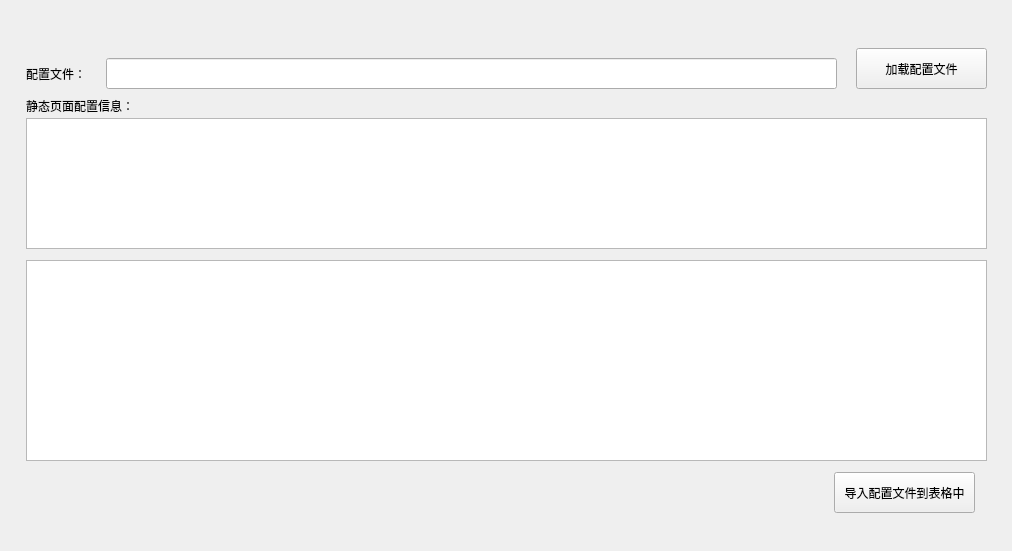
<?xml version="1.0" encoding="UTF-8"?>
<ui version="4.0">
 <class>XXGKStaticInfoForm</class>
 <widget class="QWidget" name="XXGKStaticInfoForm">
  <property name="geometry">
   <rect>
    <x>0</x>
    <y>0</y>
    <width>1012</width>
    <height>551</height>
   </rect>
  </property>
  <property name="windowTitle">
   <string>信息公开静态信息检测</string>
  </property>
  <widget class="QLineEdit" name="ProfileLineEdit">
   <property name="geometry">
    <rect>
     <x>106</x>
     <y>58</y>
     <width>731</width>
     <height>31</height>
    </rect>
   </property>
  </widget>
  <widget class="QLabel" name="TipInfoLbl">
   <property name="geometry">
    <rect>
     <x>26</x>
     <y>98</y>
     <width>131</width>
     <height>16</height>
    </rect>
   </property>
   <property name="text">
    <string>静态页面配置信息：</string>
   </property>
  </widget>
  <widget class="QTextEdit" name="ScanTextEdit">
   <property name="geometry">
    <rect>
     <x>26</x>
     <y>118</y>
     <width>961</width>
     <height>131</height>
    </rect>
   </property>
  </widget>
  <widget class="QPushButton" name="DoScanProfileBtn">
   <property name="geometry">
    <rect>
     <x>856</x>
     <y>48</y>
     <width>131</width>
     <height>41</height>
    </rect>
   </property>
   <property name="text">
    <string>加载配置文件</string>
   </property>
  </widget>
  <widget class="QLabel" name="ProfileLbl">
   <property name="geometry">
    <rect>
     <x>26</x>
     <y>58</y>
     <width>81</width>
     <height>31</height>
    </rect>
   </property>
   <property name="text">
    <string>配置文件：</string>
   </property>
  </widget>
  <widget class="QTableView" name="DataTableView">
   <property name="geometry">
    <rect>
     <x>26</x>
     <y>260</y>
     <width>961</width>
     <height>201</height>
    </rect>
   </property>
  </widget>
  <widget class="QPushButton" name="LoadDataTableBtn">
   <property name="geometry">
    <rect>
     <x>834</x>
     <y>472</y>
     <width>141</width>
     <height>41</height>
    </rect>
   </property>
   <property name="text">
    <string>导入配置文件到表格中</string>
   </property>
  </widget>
 </widget>
 <resources/>
 <connections/>
</ui>
